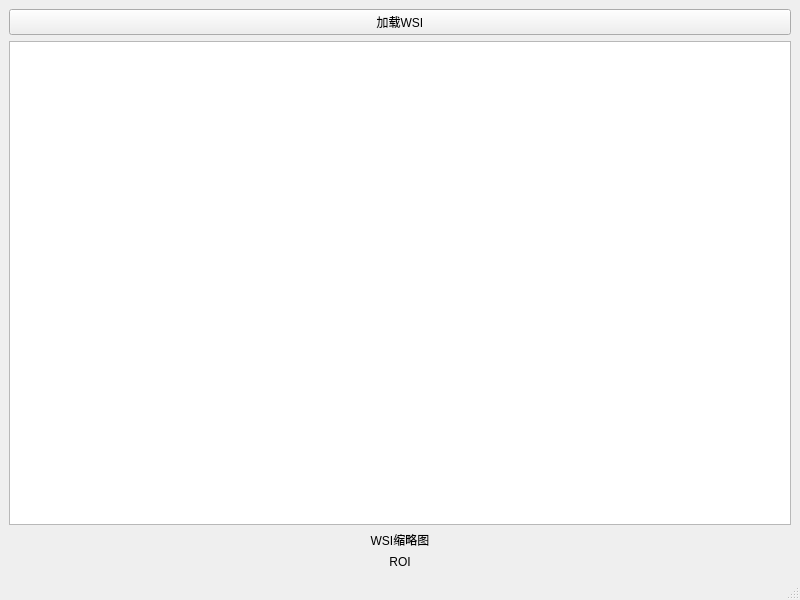
<?xml version="1.0" encoding="UTF-8"?>
<ui version="4.0">
 <class>MainWindow</class>
 <widget class="QMainWindow" name="MainWindow">
  <property name="geometry">
   <rect>
    <x>0</x>
    <y>0</y>
    <width>800</width>
    <height>600</height>
   </rect>
  </property>
  <property name="windowTitle">
   <string>Image Processor</string>
  </property>
  <widget class="QWidget" name="centralwidget">
   <layout class="QVBoxLayout" name="verticalLayout">
    <item>
     <widget class="QPushButton" name="btnLoadWSI">
      <property name="text">
       <string>加载WSI</string>
      </property>
     </widget>
    </item>
    <item>
     <widget class="QPlainTextEdit" name="resultTextEdit"/>
    </item>
    <item>
     <widget class="ImageLabel" name="wsiLabel">
      <property name="text">
       <string>WSI缩略图</string>
      </property>
      <property name="alignment">
       <set>Qt::AlignCenter</set>
      </property>
     </widget>
    </item>
    <item>
     <widget class="QLabel" name="roiLabel">
      <property name="text">
       <string>ROI</string>
      </property>
      <property name="alignment">
       <set>Qt::AlignCenter</set>
      </property>
     </widget>
    </item>
   </layout>
  </widget>
  <widget class="QMenuBar" name="menubar">
   <property name="geometry">
    <rect>
     <x>0</x>
     <y>0</y>
     <width>800</width>
     <height>22</height>
    </rect>
   </property>
  </widget>
  <widget class="QStatusBar" name="statusbar"/>
</widget>
 <customwidgets>
  <customwidget>
   <class>ImageLabel</class>
   <extends>QLabel</extends>
   <header>imagelabel.h</header>
  </customwidget>
 </customwidgets>
 <resources/>
 <connections/>
</ui>
